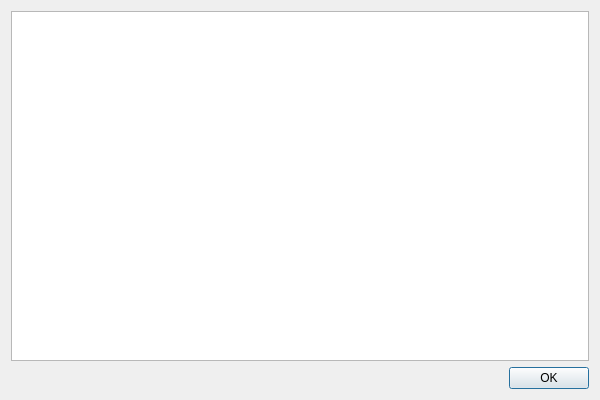
<?xml version="1.0" encoding="UTF-8"?>
<ui version="4.0">
 <class>MetadataDialog</class>
 <widget class="QDialog" name="MetadataDialog">
  <property name="geometry">
   <rect>
    <x>0</x>
    <y>0</y>
    <width>600</width>
    <height>400</height>
   </rect>
  </property>
  <property name="windowTitle">
   <string>Embeddings metadata</string>
  </property>
  <layout class="QVBoxLayout" name="verticalLayout">
   <item>
    <widget class="QTableView" name="metadataView"/>
   </item>
   <item>
    <widget class="QDialogButtonBox" name="buttonBox">
     <property name="orientation">
      <enum>Qt::Horizontal</enum>
     </property>
     <property name="standardButtons">
      <set>QDialogButtonBox::Ok</set>
     </property>
    </widget>
   </item>
  </layout>
 </widget>
 <resources/>
 <connections>
  <connection>
   <sender>buttonBox</sender>
   <signal>accepted()</signal>
   <receiver>MetadataDialog</receiver>
   <slot>accept()</slot>
   <hints>
    <hint type="sourcelabel">
     <x>248</x>
     <y>254</y>
    </hint>
    <hint type="destinationlabel">
     <x>157</x>
     <y>274</y>
    </hint>
   </hints>
  </connection>
  <connection>
   <sender>buttonBox</sender>
   <signal>rejected()</signal>
   <receiver>MetadataDialog</receiver>
   <slot>reject()</slot>
   <hints>
    <hint type="sourcelabel">
     <x>316</x>
     <y>260</y>
    </hint>
    <hint type="destinationlabel">
     <x>286</x>
     <y>274</y>
    </hint>
   </hints>
  </connection>
 </connections>
</ui>
